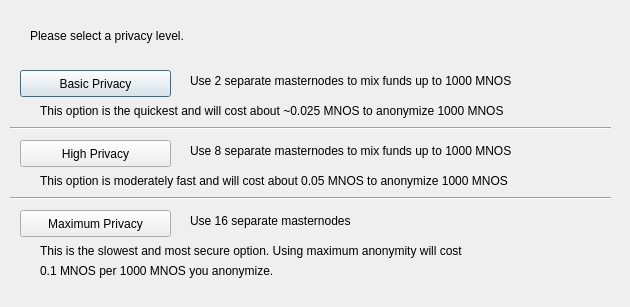
<?xml version="1.0" encoding="UTF-8"?>
<ui version="4.0">
 <class>DarksendConfig</class>
 <widget class="QDialog" name="DarksendConfig">
  <property name="geometry">
   <rect>
    <x>0</x>
    <y>0</y>
    <width>630</width>
    <height>307</height>
   </rect>
  </property>
  <property name="windowTitle">
   <string>Configure PrivateSend</string>
  </property>
  <widget class="QPushButton" name="buttonBasic">
   <property name="geometry">
    <rect>
     <x>20</x>
     <y>70</y>
     <width>151</width>
     <height>27</height>
    </rect>
   </property>
   <property name="text">
    <string>Basic Privacy</string>
   </property>
  </widget>
  <widget class="QPushButton" name="buttonHigh">
   <property name="geometry">
    <rect>
     <x>20</x>
     <y>140</y>
     <width>151</width>
     <height>27</height>
    </rect>
   </property>
   <property name="text">
    <string>High Privacy</string>
   </property>
  </widget>
  <widget class="QPushButton" name="buttonMax">
   <property name="geometry">
    <rect>
     <x>20</x>
     <y>210</y>
     <width>151</width>
     <height>27</height>
    </rect>
   </property>
   <property name="text">
    <string>Maximum Privacy</string>
   </property>
  </widget>
  <widget class="QLabel" name="label">
   <property name="geometry">
    <rect>
     <x>30</x>
     <y>20</y>
     <width>571</width>
     <height>31</height>
    </rect>
   </property>
   <property name="text">
    <string>Please select a privacy level.</string>
   </property>
  </widget>
  <widget class="QLabel" name="label_2">
   <property name="geometry">
    <rect>
     <x>190</x>
     <y>70</y>
     <width>421</width>
     <height>21</height>
    </rect>
   </property>
   <property name="text">
    <string>Use 2 separate masternodes to mix funds up to 1000 MNOS</string>
   </property>
  </widget>
  <widget class="QLabel" name="label_3">
   <property name="geometry">
    <rect>
     <x>190</x>
     <y>140</y>
     <width>411</width>
     <height>21</height>
    </rect>
   </property>
   <property name="text">
    <string>Use 8 separate masternodes to mix funds up to 1000 MNOS</string>
   </property>
  </widget>
  <widget class="QLabel" name="label_4">
   <property name="geometry">
    <rect>
     <x>190</x>
     <y>210</y>
     <width>421</width>
     <height>21</height>
    </rect>
   </property>
   <property name="text">
    <string>Use 16 separate masternodes</string>
   </property>
  </widget>
  <widget class="QLabel" name="label_6">
   <property name="geometry">
    <rect>
     <x>40</x>
     <y>100</y>
     <width>561</width>
     <height>21</height>
    </rect>
   </property>
   <property name="text">
    <string>This option is the quickest and will cost about ~0.025 MNOS to anonymize 1000 MNOS</string>
   </property>
  </widget>
  <widget class="QLabel" name="label_7">
   <property name="geometry">
    <rect>
     <x>40</x>
     <y>170</y>
     <width>561</width>
     <height>21</height>
    </rect>
   </property>
   <property name="text">
    <string>This option is moderately fast and will cost about 0.05 MNOS to anonymize 1000 MNOS</string>
   </property>
  </widget>
  <widget class="QLabel" name="label_8">
   <property name="geometry">
    <rect>
     <x>40</x>
     <y>240</y>
     <width>561</width>
     <height>21</height>
    </rect>
   </property>
   <property name="text">
    <string>This is the slowest and most secure option. Using maximum anonymity will cost</string>
   </property>
  </widget>
  <widget class="QLabel" name="label_9">
   <property name="geometry">
    <rect>
     <x>40</x>
     <y>260</y>
     <width>561</width>
     <height>21</height>
    </rect>
   </property>
   <property name="text">
    <string>0.1 MNOS per 1000 MNOS you anonymize.</string>
   </property>
  </widget>
  <widget class="Line" name="line">
   <property name="geometry">
    <rect>
     <x>10</x>
     <y>120</y>
     <width>601</width>
     <height>16</height>
    </rect>
   </property>
   <property name="orientation">
    <enum>Qt::Horizontal</enum>
   </property>
  </widget>
  <widget class="Line" name="line_2">
   <property name="geometry">
    <rect>
     <x>10</x>
     <y>190</y>
     <width>601</width>
     <height>16</height>
    </rect>
   </property>
   <property name="orientation">
    <enum>Qt::Horizontal</enum>
   </property>
  </widget>
 </widget>
 <resources/>
 <connections/>
</ui>
